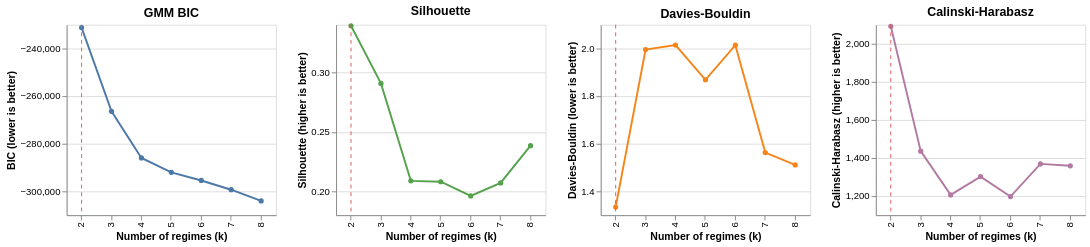

Notebook cell for this chart:
### Markdown cell above
## 8. Choice of k

Clustering uses the latent vector plus the daily price level (mean and standard deviation, z-scored on training days), because the scalograms only carry the intraday shape. It is fitted on the training days only and then assigns every day. Regimes are numbered by ascending mean real price, so regime 0 is always the cheapest and labels are comparable across models.

The table is the same for every k in `k_values`, so it is computed once. For each k on the training days it shows the inertia (k-means, look for the elbow) or the BIC (GMM, lower is better), silhouette (higher is better), Davies-Bouldin (lower is better) and Calinski-Harabasz (higher is better). These only measure separation. Persistence and the regime profiles are in section 10.

### Code cell
selection = select_k(features, train_idx, config["clustering"], config["k_range"], config["seed"])
selection_table = exp.selection_table(selection)
print(selection_table)
save_all(run_dirs, exp.save_table, "k_selection", selection_table, show=False)
selection_chart(selection, config["k_values"][0])

### Figure 1 — Vega specification as saved in the notebook (floating-point values rounded to 4 significant figures)
{"$schema": "https://vega.github.io/schema/vega/v6.json", "data": [{"name": "source_0", "values": [{"bic": -231200.0, "k": 2}, {"bic": -266400.0, "k": 3}, {"bic": -286000.0, "k": 4}, {"bic": -292000.0, "k": 5}, {"bic": -295400.0, "k": 6}, {"bic": -299300.0, "k": 7}, {"bic": -304000.0, "k": 8}]}, {"name": "source_1", "values": [{"k": 2}]}, {"name": "source_2", "values": [{"k": 2, "silhouette": 0.3391}, {"k": 3, "silhouette": 0.2907}, {"k": 4, "silhouette": 0.2088}, {"k": 5, "silhouette": 0.2081}, {"k": 6, "silhouette": 0.1961}, {"k": 7, "silhouette": 0.2071}, {"k": 8, "silhouette": 0.2384}]}, {"name": "source_3", "values": [{"k": 2}]}, {"name": "source_4", "values": [{"davies_bouldin": 1.334, "k": 2}, {"davies_bouldin": 1.996, "k": 3}, {"davies_bouldin": 2.015, "k": 4}, {"davies_bouldin": 1.869, "k": 5}, {"davies_bouldin": 2.014, "k": 6}, {"davies_bouldin": 1.563, "k": 7}, {"davies_bouldin": 1.511, "k": 8}]}, {"name": "source_5", "values": [{"k": 2}]}, {"name": "source_6", "values": [{"calinski_harabasz": 2092.0, "k": 2}, {"calinski_harabasz": 1436.0, "k": 3}, {"calinski_harabasz": 1206.0, "k": 4}, {"calinski_harabasz": 1303.0, "k": 5}, {"calinski_harabasz": 1198.0, "k": 6}, {"calinski_harabasz": 1369.0, "k": 7}, {"calinski_harabasz": 1359.0, "k": 8}]}, {"name": "source_7", "values": [{"k": 2}]}, {"name": "data_0", "values": [{"bic": -231200.0, "k": 2}, {"bic": -266400.0, "k": 3}, {"bic": -286000.0, "k": 4}, {"bic": -292000.0, "k": 5}, {"bic": -295400.0, "k": 6}, {"bic": -299300.0, "k": 7}, {"bic": -304000.0, "k": 8}]}, {"name": "data_1", "values": [{"k": 2, "silhouette": 0.3391}, {"k": 3, "silhouette": 0.2907}, {"k": 4, "silhouette": 0.2088}, {"k": 5, "silhouette": 0.2081}, {"k": 6, "silhouette": 0.1961}, {"k": 7, "silhouette": 0.2071}, {"k": 8, "silhouette": 0.2384}]}, {"name": "data_2", "values": [{"davies_bouldin": 1.334, "k": 2}, {"davies_bouldin": 1.996, "k": 3}, {"davies_bouldin": 2.015, "k": 4}, {"davies_bouldin": 1.869, "k": 5}, {"davies_bouldin": 2.014, "k": 6}, {"davies_bouldin": 1.563, "k": 7}, {"davies_bouldin": 1.511, "k": 8}]}, {"name": "data_3", "values": [{"calinski_harabasz": 2092.0, "k": 2}, {"calinski_harabasz": 1436.0, "k": 3}, {"calinski_harabasz": 1206.0, "k": 4}, {"calinski_harabasz": 1303.0, "k": 5}, {"calinski_harabasz": 1198.0, "k": 6}, {"calinski_harabasz": 1369.0, "k": 7}, {"calinski_harabasz": 1359.0, "k": 8}]}, {"name": "source_0_concat_0_x_domain_k_0", "values": [{"k": 2}, {"k": 3}, {"k": 4}, {"k": 5}, {"k": 6}, {"k": 7}, {"k": 8}]}, {"name": "data_0_concat_0_x_domain_k_1", "values": [{"k": 2}, {"k": 3}, {"k": 4}, {"k": 5}, {"k": 6}, {"k": 7}, {"k": 8}]}, {"name": "source_1_concat_0_x_domain_k_2", "values": [{"k": 2}]}, {"name": "source_2_concat_1_x_domain_k_0", "values": [{"k": 2}, {"k": 3}, {"k": 4}, {"k": 5}, {"k": 6}, {"k": 7}, {"k": 8}]}, {"name": "data_1_concat_1_x_domain_k_1", "values": [{"k": 2}, {"k": 3}, {"k": 4}, {"k": 5}, {"k": 6}, {"k": 7}, {"k": 8}]}, {"name": "source_3_concat_1_x_domain_k_2", "values": [{"k": 2}]}, {"name": "source_4_concat_2_x_domain_k_0", "values": [{"k": 2}, {"k": 3}, {"k": 4}, {"k": 5}, {"k": 6}, {"k": 7}, {"k": 8}]}, {"name": "data_2_concat_2_x_domain_k_1", "values": [{"k": 2}, {"k": 3}, {"k": 4}, {"k": 5}, {"k": 6}, {"k": 7}, {"k": 8}]}, {"name": "source_5_concat_2_x_domain_k_2", "values": [{"k": 2}]}, {"name": "source_6_concat_3_x_domain_k_0", "values": [{"k": 2}, {"k": 3}, {"k": 4}, {"k": 5}, {"k": 6}, {"k": 7}, {"k": 8}]}, {"name": "data_3_concat_3_x_domain_k_1", "values": [{"k": 2}, {"k": 3}, {"k": 4}, {"k": 5}, {"k": 6}, {"k": 7}, {"k": 8}]}, {"name": "source_7_concat_3_x_domain_k_2", "values": [{"k": 2}]}], "signals": [{"name": "childWidth", "value": 220}], "marks": [{"type": "group", "name": "concat_0_group", "encode": {"update": {"width": {"signal": "childWidth"}, "height": {"signal": "height"}}}, "marks": [{"type": "line", "name": "concat_0_layer_0_layer_0_marks", "from": {"data": "source_0"}, "sort": {"field": "x"}, "encode": {"update": {"x": {"field": "k", "scale": "concat_0_x", "band": 0.5}, "stroke": {"value": "#4c78a8"}, "y": {"field": "bic", "scale": "concat_0_y"}, "defined": {"signal": "isValid(datum[\"bic\"]) && isFinite(+datum[\"bic\"])"}}}, "style": ["line"]}, {"type": "symbol", "name": "concat_0_layer_0_layer_1_marks", "from": {"data": "data_0"}, "encode": {"update": {"fill": {"value": "#4c78a8"}, "x": {"field": "k", "scale": "concat_0_x", "band": 0.5}, "y": {"field": "bic", "scale": "concat_0_y"}, "opacity": {"value": 1}}}, "style": ["point"]}, {"type": "rule", "name": "concat_0_layer_1_marks", "from": {"data": "source_1"}, "encode": {"update": {"y2": {"field": {"signal": null, "datum": null, "group": "height", "parent": null}}, "y": {"value": 0}, "stroke": {"value": "#e45756"}, "strokeDash": {"value": [4, 4]}, "x": {"field": "k", "scale": "concat_0_x", "band": 0.5}}}, "style": ["rule"]}], "axes": [{"scale": "concat_0_y", "ticks": false, "grid": true, "labels": false, "aria": false, "orient": "left", "maxExtent": 0, "zindex": 0, "tickCount": {"signal": "ceil(height/40)"}, "domain": false, "minExtent": 0, "gridScale": "concat_0_x"}, {"scale": "concat_0_x", "title": "Number of regimes (k)", "labelAlign": "right", "labelAngle": 270, "labelBaseline": "middle", "grid": false, "orient": "bottom", "zindex": 0}, {"scale": "concat_0_y", "title": "BIC (lower is better)", "labelOverlap": true, "tickCount": {"signal": "ceil(height/40)"}, "zindex": 0, "orient": "left", "grid": false}], "title": {"text": "GMM BIC", "frame": "group"}, "style": "cell"}, {"type": "group", "name": "concat_1_group", "encode": {"update": {"width": {"signal": "childWidth"}, "height": {"signal": "height"}}}, "marks": [{"type": "line", "name": "concat_1_layer_0_layer_0_marks", "from": {"data": "source_2"}, "sort": {"field": "x"}, "encode": {"update": {"defined": {"signal": "isValid(datum[\"silhouette\"]) && isFinite(+datum[\"silhouette\"])"}, "stroke": {"value": "#54a24b"}, "x": {"field": "k", "scale": "concat_1_x", "band": 0.5}, "y": {"field": "silhouette", "scale": "concat_1_y"}}}, "style": ["line"]}, {"type": "symbol", "name": "concat_1_layer_0_layer_1_marks", "from": {"data": "data_1"}, "encode": {"update": {"x": {"field": "k", "scale": "concat_1_x", "band": 0.5}, "fill": {"value": "#54a24b"}, "opacity": {"value": 1}, "y": {"field": "silhouette", "scale": "concat_1_y"}}}, "style": ["point"]}, {"type": "rule", "name": "concat_1_layer_1_marks", "from": {"data": "source_3"}, "encode": {"update": {"stroke": {"value": "#e45756"}, "strokeDash": {"value": [4, 4]}, "x": {"field": "k", "scale": "concat_1_x", "band": 0.5}, "y": {"value": 0}, "y2": {"field": {"signal": null, "datum": null, "group": "height", "parent": null}}}}, "style": ["rule"]}], "axes": [{"scale": "concat_1_y", "tickCount": {"signal": "ceil(height/40)"}, "minExtent": 0, "grid": true, "orient": "left", "gridScale": "concat_1_x", "labels": false, "maxExtent": 0, "zindex": 0, "domain": false, "aria": false, "ticks": false}, {"scale": "concat_1_x", "labelBaseline": "middle", "zindex": 0, "grid": false, "title": "Number of regimes (k)", "orient": "bottom", "labelAlign": "right", "labelAngle": 270}, {"scale": "concat_1_y", "grid": false, "labelOverlap": true, "orient": "left", "tickCount": {"signal": "ceil(height/40)"}, "zindex": 0, "title": "Silhouette (higher is better)"}], "title": {"text": "Silhouette", "frame": "group"}, "style": "cell"}, {"type": "group", "name": "concat_2_group", "encode": {"update": {"height": {"signal": "height"}, "width": {"signal": "childWidth"}}}, "marks": [{"type": "line", "name": "concat_2_layer_0_layer_0_marks", "from": {"data": "source_4"}, "sort": {"field": "x"}, "encode": {"update": {"defined": {"signal": "isValid(datum[\"davies_bouldin\"]) && isFinite(+datum[\"davies_bouldin\"])"}, "stroke": {"value": "#f58518"}, "y": {"field": "davies_bouldin", "scale": "concat_2_y"}, "x": {"field": "k", "scale": "concat_2_x", "band": 0.5}}}, "style": ["line"]}, {"type": "symbol", "name": "concat_2_layer_0_layer_1_marks", "from": {"data": "data_2"}, "encode": {"update": {"fill": {"value": "#f58518"}, "x": {"field": "k", "scale": "concat_2_x", "band": 0.5}, "y": {"field": "davies_bouldin", "scale": "concat_2_y"}, "opacity": {"value": 1}}}, "style": ["point"]}, {"type": "rule", "name": "concat_2_layer_1_marks", "from": {"data": "source_5"}, "encode": {"update": {"strokeDash": {"value": [4, 4]}, "y": {"value": 0}, "y2": {"field": {"signal": null, "datum": null, "group": "height", "parent": null}}, "stroke": {"value": "#e45756"}, "x": {"field": "k", "scale": "concat_2_x", "band": 0.5}}}, "style": ["rule"]}], "axes": [{"scale": "concat_2_y", "gridScale": "concat_2_x", "ticks": false, "tickCount": {"signal": "ceil(height/40)"}, "minExtent": 0, "grid": true, "labels": false, "maxExtent": 0, "zindex": 0, "domain": false, "aria": false, "orient": "left"}, {"scale": "concat_2_x", "labelAlign": "right", "grid": false, "title": "Number of regimes (k)", "labelAngle": 270, "labelBaseline": "middle", "zindex": 0, "orient": "bottom"}, {"scale": "concat_2_y", "orient": "left", "labelOverlap": true, "tickCount": {"signal": "ceil(height/40)"}, "title": "Davies-Bouldin (lower is better)", "zindex": 0, "grid": false}], "title": {"text": "Davies-Bouldin", "frame": "group"}, "style": "cell"}, {"type": "group", "name": "concat_3_group", "encode": {"update": {"width": {"signal": "childWidth"}, "height": {"signal": "height"}}}, "marks": [{"type": "line", "name": "concat_3_layer_0_layer_0_marks", "from": {"data": "source_6"}, "sort": {"field": "x"}, "encode": {"update": {"defined": {"signal": "isValid(datum[\"calinski_harabasz\"]) && isFinite(+datum[\"calinski_harabasz\"])"}, "y": {"field": "calinski_harabasz", "scale": "concat_3_y"}, "stroke": {"value": "#b279a2"}, "x": {"field": "k", "scale": "concat_3_x", "band": 0.5}}}, "style": ["line"]}, {"type": "symbol", "name": "concat_3_layer_0_layer_1_marks", "from": {"data": "data_3"}, "encode": {"update": {"opacity": {"value": 1}, "fill": {"value": "#b279a2"}, "x": {"field": "k", "scale": "concat_3_x", "band": 0.5}, "y": {"field": "calinski_harabasz", "scale": "concat_3_y"}}}, "style": ["point"]}, {"type": "rule", "name": "concat_3_layer_1_marks", "from": {"data": "source_7"}, "encode": {"update": {"x": {"field": "k", "scale": "concat_3_x", "band": 0.5}, "y2": {"field": {"signal": null, "datum": null, "group": "height", "parent": null}}, "strokeDash": {"value": [4, 4]}, "stroke": {"value": "#e45756"}, "y": {"value": 0}}}, "style": ["rule"]}], "axes": [{"scale": "concat_3_y", "tickCount": {"signal": "ceil(height/40)"}, "aria": false, "orient": "left", "gridScale": "concat_3_x", "maxExtent": 0, "labels": false, "minExtent": 0, "ticks": false, "domain": false, "grid": true, "zindex": 0}, {"scale": "concat_3_x", "labelBaseline": "middle", "zindex": 0, "grid": false, "labelAlign": "right", "title": "Number of regimes (k)", "labelAngle": 270, "orient": "bottom"}, {"scale": "concat_3_y", "grid": false, "labelOverlap": true, "orient": "left", "zindex": 0, "title": "Calinski-Harabasz (higher is better)", "tickCount": {"signal": "ceil(height/40)"}}], "title": {"text": "Calinski-Harabasz", "frame": "group"}, "style": "cell"}], "scales": [{"name": "concat_0_x", "type": "band", "domain": {"fields": [{"data": "source_0_concat_0_x_domain_k_0", "field": "k"}, {"data": "data_0_concat_0_x_domain_k_1", "field": "k"}, {"data": "source_1_concat_0_x_domain_k_2", "field": "k"}], "sort": true}, "range": [0, {"signal": "childWidth"}], "paddingInner": 0, "paddingOuter": 0}, {"name": "concat_0_y", "type": "linear", "domain": {"fields": [{"data": "source_0", "field": "bic"}, {"data": "data_0", "field": "bic"}]}, "range": [{"signal": "height"}, 0], "zero": false, "nice": true}, {"name": "concat_1_x", "type": "band", "domain": {"fields": [{"data": "source_2_concat_1_x_domain_k_0", "field": "k"}, {"data": "data_1_concat_1_x_domain_k_1", "field": "k"}, {"data": "source_3_concat_1_x_domain_k_2", "field": "k"}], "sort": true}, "range": [0, {"signal": "childWidth"}], "paddingInner": 0, "paddingOuter": 0}, {"name": "concat_1_y", "type": "linear", "domain": {"fields": [{"data": "source_2", "field": "silhouette"}, {"data": "data_1", "field": "silhouette"}]}, "range": [{"signal": "height"}, 0], "zero": false, "nice": true}, {"name": "concat_2_x", "type": "band", "domain": {"fields": [{"data": "source_4_concat_2_x_domain_k_0", "field": "k"}, {"data": "data_2_concat_2_x_domain_k_1", "field": "k"}, {"data": "source_5_concat_2_x_domain_k_2", "field": "k"}], "sort": true}, "range": [0, {"signal": "childWidth"}], "paddingOuter": 0, "paddingInner": 0}, {"name": "concat_2_y", "type": "linear", "domain": {"fields": [{"data": "source_4", "field": "davies_bouldin"}, {"data": "data_2", "field": "davies_bouldin"}]}, "range": [{"signal": "height"}, 0], "zero": false, "nice": true}, {"name": "concat_3_x", "type": "band", "domain": {"fields": [{"data": "source_6_concat_3_x_domain_k_0", "field": "k"}, {"data": "data_3_concat_3_x_domain_k_1", "field": "k"}, {"data": "source_7_concat_3_x_domain_k_2", "field": "k"}], "sort": true}, "range": [0, {"signal": "childWidth"}], "paddingInner": 0, "paddingOuter": 0}, {"name": "concat_3_y", "type": "linear", "domain": {"fields": [{"data": "source_6", "field": "calinski_harabasz"}, {"data": "data_3", "field": "calinski_harabasz"}]}, "range": [{"signal": "height"}, 0], "zero": false, "nice": true}], "layout": {"padding": 20, "bounds": "full", "align": "each"}, "height": 200, "background": "white", "padding": 5}
